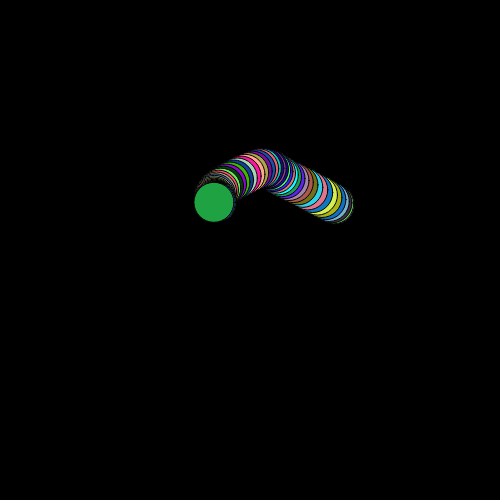
Frame 1 (no input)
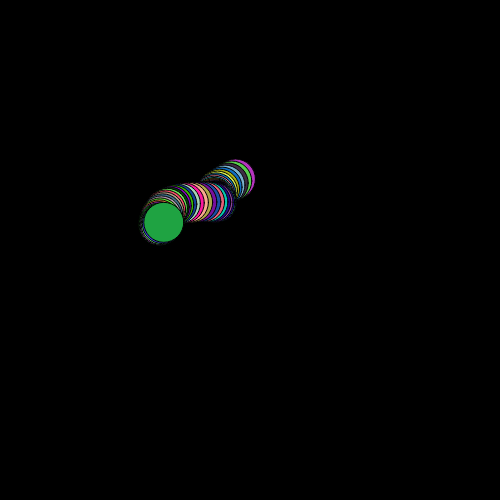
Frame 60 (no input)
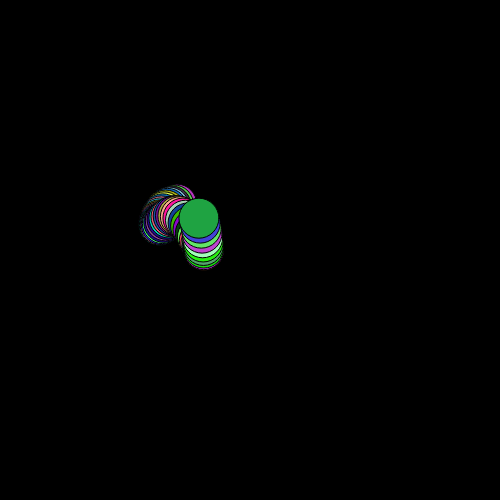
Frame 120 (the mouse pressed at the canvas centre since frame 60)

The p5.js sketch that drew these frames (run headless with seeded random() and noise() and a simulated clock; from frame 60 on, the mouse is pressed at the canvas centre):

// p5.js sketch
// ── sketch.js
//the html controls used for the program
var txtNCircles, btnUpdate, slNoiseDist;

var circles = []; //list of circles; contains the color for the ith circle
var count; //a counter variable that increases slowly. Used for the noise function.
var noiseDist; //determines how far apart the noise coordinates of each circle will be from each other.

function setup() {
  createCanvas(500, 500);
  count = 0;
  txtNCircles = createInput("50"); //create textbox for number of circles, set default number of circles to 5
  btnUpdate = createButton("Update");
  btnUpdate.mousePressed(updateNumberOfCircles); //number of circles will be updated when btnUpdate is pressed
  updateNumberOfCircles(); //get circles on screen initially
  slNoiseDist = createSlider(0, 0.5, 0.01, 0.0001); //slider for noiseDist
  slNoiseDist.changed(updateNoiseDist); //update the noiseDist variable when the slider changes in value
  noiseDist = 0.01; //default value for noiseDist
  ellipseMode(CENTER);
}

function draw() {
  count +=0.005;
  background(0);
  for(var i = 0; i < circles.length; i++){
    var val = noiseDist * i + count; //determine the value to pass into the noise function
    var x = noise(val) * width;
    var y = noise(val + 99999)* height; //add large value to the noise parameter for y so its distinct from the x coordinate
    fill(circles[i]);
    ellipse(x, y, 40, 40);
  }
}

/**
This function updates the noiseDist variable with the value found in the slider "slNoiseDist"
**/
function updateNoiseDist(){
  noiseDist = slNoiseDist.value();
}

/**
This function updates the number of circles on screen with the value found in the textbox "txtNCircles".
The user will be notified if the inputted value is invalid (i.e. out of the range 0-100, or not a number).
Items are pushed/removed from the array "circles" until the size matches the number.
**/
function updateNumberOfCircles(){
  var n = txtNCircles.value();
  if(isNaN(n) ||n == null){
    alert("Invalid value for number of circles");
    return;
  }
  else if(n<0 || n > 100){
    alert("Input number of circles between 0 and 100");
    return;
  }
  while(circles.length < n){
    circles.push(color(random(255), random(255), random(255)));
  }
  if(circles.length > n){
    circles.splice(0, circles.length-n);//remove at 0 index, remove (difference between target and current # of circles) items
  }
}
